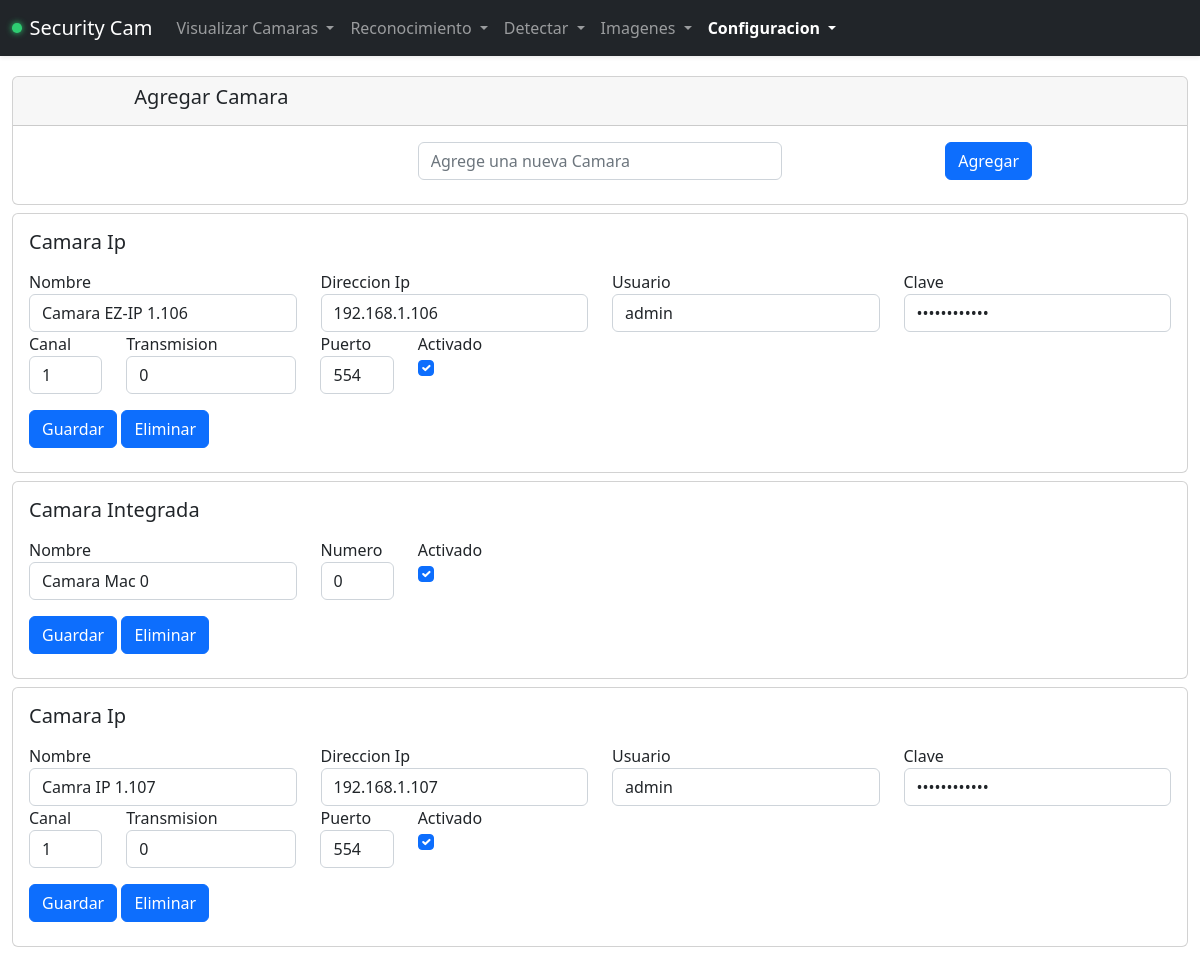
/config/cam, run on the app's committed database.
### cam/models.py (models this page shows)
class AgregarCamara(models.Model):
    a_id = models.IntegerField(blank=False,null=False,default=0)
    a_tipo_cam = models.IntegerField(blank=False,null=False,default=0)
    a_ip   = models.CharField(max_length=30)
    a_port = models.IntegerField(blank=False,null=False,default=0)
    a_name_port = models.CharField(max_length=30)
    a_user = models.CharField(max_length=40)
    a_pass = models.CharField(max_length=100)
    a_channel = models.IntegerField(blank=False,null=False,default=0)
    a_tipo_transmision = models.IntegerField(blank=False,null=False,default=0)
    a_activity = models.BooleanField(default=False)
    a_name = models.CharField(max_length=100)
    a_date = models.DateTimeField(blank=True,null=True,auto_now_add=True)
    def get_delete_url(self):
        return reverse('configDeleteCam', args=[str(self.id)])

### cam/views.py (the view, shortened to what this page needs)
# urls.py: path('config/cam', views.configCam,name='configCam'),
def configCam(request):
    config = ConfiguracionAgregarCamara()
    show_list_config_bd = None
    show_list_Config = None
    check = True
    show_list_Config    = config.detail_config()
    show_list_config_bd = config.list_config_bd()
    return render(request,'config/addCam.html',{'show_list_config_bd':show_list_config_bd,'show_list_Config':show_list_Config})

### cam/src/configuracion/AgregarCamara.py (called while the page is built)
    def list_config_bd(self):
        return AgregarCamara.objects.all()

    def detail_config(self):
        list = [(Add_cam.AGREGAR_CAMARA_IP,'Agrega una camara ip con credenciales usuario y contraseña para controlar y detectar'),
                (Add_cam.AGREGAR_CAMARA_COMPUTADOR,'Agrega tu camara de tu computador para controlar y detectar')]
        return list

### cam/templates/config/addCam.html (shortened to what this page needs)
{% extends "config/base.html" %}
{% block content %}
<div class="configCam" >
<form method="POST">
    <div class="card text-center">
        <div class="card-header">
            <div class="row align-items-start">
                <div class="col">
                    <h5>Agregar Camara</h5>
                </div>
                <div class="col">
                </div>
                <div class="col">
                </div>
            </div>
        </div>
        <div class="card-body">
            <div class="row align-items-start">
                <div class="col">
                    <input class="form-control" list="datalistOptions" name="list_config" id="list_config"
                        placeholder="Agrege una nueva Camara">
                </div>
                <div class="col">
                    <button type="submit" class="btn btn-primary mb-2" name="btn" value="agregar">Agregar</button>
                </div>
            </div>
        </div>
    </div>
</form>
    {% if show_list_config_bd %}
    {% for config in show_list_config_bd %}
    {% if config.a_tipo_cam == 0 %}
    <form method="POST">
    <div class="card">
        <div class="card-body">
            <h5 class="card-title">Camara Integrada</h5>
            <p class="card-text">
            <div class="row">
                <div class="col-md-3">
                    <div class="formulario">Nombre</div>
                    <div class="caja_formulario">
                        {% if config.a_name != None %}
                        <input class="form-control" type="text" placeholder="Nombre de la Camara"
                            aria-label="default input example" value="{{config.a_name}}" id="nombre"
                            name="nombre">
                        {% else %}
                        <input class="form-control" type="text" placeholder="Nombre de la Camara"
                            aria-label="default input example" name="nombre" id="nombre">
                        {% endif %}
                    </div>
                </div>
                <div class="col-md-1">
                    <div class="formulario">Numero</div>
                    <div class="caja_formulario">
                        {% if config.a_channel != None %}
                        <input class="form-control" type="text" placeholder="Numero" maxlength="3"
                            aria-label="default input example" value="{{config.a_channel}}"
                            id="numero" name="numero">
                        {% else %}
                        <input class="form-control" type="text" placeholder="Numero" maxlength="3"
                            aria-label="default input example" name="numero"
                            id="numero">
                        {% endif %}
                    </div>
                </div>
                <div class="col-md-1">
                    <div class="formulario">Activado</div>
                    <div class="caja_formulario">
                        <div class="form-check">
                            {% if config.a_activity != False %}
                            <input class="form-check-input" type="checkbox" name="activo"
                                id="activo" checked>
                            {% else %}
                            <input class="form-check-input" type="checkbox" name="activo"
                                id="activo">
                            {% endif %}
                        </div>
                    </div>
                </div>
            </div>
            </p>
            <button type="submit" class="btn btn-primary mb-2" name="btn" value="GuardarCamIntegrada">Guardar</button>
            <a href="{{ config.get_delete_url }}" class="btn btn-primary mb-2">Eliminar</a>
        </div>
    </div>
    </form>
    {% else %}
    <form method="POST">
    <div class="card">
        <div class="card-body">
            <h5 class="card-title">Camara Ip</h5>
            <p class="card-text">
            <div class="row">
                <div class="col-md-3">
                    <div class="formulario">Nombre</div>
                    <div class="caja_formulario">
                        {% if config.a_name != None %}
                        <input class="form-control" type="text" placeholder="Nombre" aria-label="default input example"
                            value="{{config.a_name}}" id="nombre" name="nombre">
                        {% else %}
                        <input class="form-control" type="text" placeholder="Nombre" aria-label="default input example"
                            name="nombre" id="nombre">
                        {% endif %}
                    </div>
                </div>
                <div class="col-md-3">
                    <div class="formulario">Direccion Ip</div>
                    <div class="caja_formulario">
                        {% if config.a_ip != None %}
                        <input class="form-control" type="text" placeholder="Direccion IP"
                            aria-label="default input example" value="{{config.a_ip}}" id="ip"
                            name="ip">
                        {% else %}
                        <input class="form-control" type="text" placeholder="Direccion IP"
                            aria-label="default input example" name="ip" id="ip">
                        {% endif %}
                    </div>
                </div>
                <div class="col-md-3">
                    <div class="formulario">Usuario</div>
                    <div class="caja_formulario">
                        {% if config.a_user != None %}
                        <input class="form-control" type="text" placeholder="Usuario" aria-label="default input example"
                            value="{{config.a_user}}" id="usuario" name="usuario">
                        {% else %}
                        <input class="form-control" type="text" placeholder="Usuario" aria-label="default input example"
                            name="usuario" id="usuario">
                        {% endif %}
                    </div>
                </div>
                <div class="col-md-3">
                    <div class="formulario">Clave</div>
                    <div class="caja_formulario">
                        {% if config.a_pass != None %}
                        <input class="form-control" type="password" placeholder="Clave" aria-label="default input example"
                            value="{{config.a_pass}}" id="clave" name="clave">
                        {% else %}
                        <input class="form-control" type="password" placeholder="Clave" aria-label="default input example"
                            name="clave" id="clave">
                        {% endif %}
                    </div>
                </div>
                <div class="col-md-1">
                    <div class="formulario">Canal</div>
                    <div class="caja_formulario">
                        {% if config.a_channel != None %}
                        <input class="form-control" type="text" placeholder="Canal" maxlength="3"
                            aria-label="default input example" value="{{config.a_channel}}"
                            id="canal" name="canal">
                        {% else %}
                        <input class="form-control" type="text" placeholder="Canal" maxlength="3"
                            aria-label="default input example" name="canal"
                            id="canal">
                        {% endif %}
                    </div>
                </div>
                <div class="col-md-2">
                    <div class="formulario">Transmision</div>
                    <div class="caja_formulario">
                        {% if config.a_tipo_transmision != None %}
                        <input class="form-control" type="text" placeholder="Tipo de Transmision" maxlength="3"
                            aria-label="default input example" value="{{config.a_tipo_transmision}}"
                            id="transmision" name="transmision">
                        {% else %}
                        <input class="form-control" type="text" placeholder="Tipo de Transmision" maxlength="3"
                            aria-label="default input example" name="transmision"
                            id="transmision">
                        {% endif %}
                    </div>
                </div>
                <div class="col-md-1">
                    <div class="formulario">Puerto</div>
                    <div class="caja_formulario">
                        {% if config.a_port != None %}
                        <input class="form-control" type="text" placeholder="Puerto" aria-label="default input example"
                            maxlength="6" value="{{config.a_port}}" id="puerto"
                            name="puerto">
                        {% else %}
                        <input class="form-control" type="text" placeholder="Puerto" aria-label="default input example"
                            maxlength="6"  name="puerto" id="puerto">
                        {% endif %}
                    </div>
                </div>
                <div class="col-md-1">
                    <div class="formulario">Activado</div>
                    <div class="caja_formulario">
                        <div class="form-check">
                            {% if config.a_activity != False %}
                            <input class="form-check-input" type="checkbox" name="activo"
                                id="activo" checked>
                            {% else %}
                            <input class="form-check-input" type="checkbox" name="activo"
                                id="activo">
                            {% endif %}
                        </div>
                    </div>
                </div>
            </div>
            </p>
            <button type="submit" class="btn btn-primary mb-2" name="btn" value="GuardarCamIp">Guardar</button>
            <a href="{{ config.get_delete_url }}" class="btn btn-primary mb-2">Eliminar</a>
        </div>
    </div>
    </form>
    {% endif %}
    {% endfor %}
    {% endif %}
</div>
{% endblock %}

### data on the page
AgregarCamara: nombre "Camara EZ-IP 1.106", ip "192.168.1.106", usuario "admin", canal "1", transmision "0", puerto "554"
AgregarCamara: nombre "Camara Mac 0", numero "0"
AgregarCamara: nombre "Camra IP 1.107", ip "192.168.1.107", usuario "admin", canal "1", transmision "0", puerto "554"
